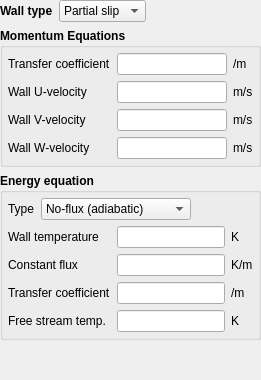
              <widget class="QWidget" name="page_fluid_W">
               <layout class="QVBoxLayout" name="verticalLayout_2">
                <property name="leftMargin">
                 <number>0</number>
                </property>
                <property name="topMargin">
                 <number>0</number>
                </property>
                <property name="rightMargin">
                 <number>0</number>
                </property>
                <property name="bottomMargin">
                 <number>0</number>
                </property>
                <item>
                 <layout class="QHBoxLayout" name="layout_fluid_wall_type">
                  <item>
                   <widget class="QLabel" name="label_fluid_wall_type">
                    <property name="font">
                     <font>
                      <weight>75</weight>
                      <bold>true</bold>
                     </font>
                    </property>
                    <property name="text">
                     <string>Wall type</string>
                    </property>
                   </widget>
                  </item>
                  <item>
                   <widget class="QComboBox" name="combobox_fluid_wall_type">
                    <item>
                     <property name="text">
                      <string>Partial slip</string>
                     </property>
                    </item>
                    <item>
                     <property name="text">
                      <string>No-slip</string>
                     </property>
                    </item>
                    <item>
                     <property name="text">
                      <string>Free-slip</string>
                     </property>
                    </item>
                   </widget>
                  </item>
                  <item>
                   <spacer name="horizontalSpacer_9">
                    <property name="orientation">
                     <enum>Qt::Horizontal</enum>
                    </property>
                    <property name="sizeHint" stdset="0">
                     <size>
                      <width>40</width>
                      <height>20</height>
                     </size>
                    </property>
                   </spacer>
                  </item>
                 </layout>
                </item>
                <item>
                 <widget class="QGroupBox" name="groupbox_fluid_momentum_eq">
                  <property name="font">
                   <font>
                    <weight>75</weight>
                    <bold>true</bold>
                   </font>
                  </property>
                  <property name="title">
                   <string extracomment="Hi Mom">Momentum Equations</string>
                  </property>
                  <property name="flat">
                   <bool>true</bool>
                  </property>
                  <layout class="QGridLayout" name="gridLayout_4">
                   <property name="leftMargin">
                    <number>5</number>
                   </property>
                   <property name="topMargin">
                    <number>5</number>
                   </property>
                   <property name="rightMargin">
                    <number>5</number>
                   </property>
                   <property name="bottomMargin">
                    <number>5</number>
                   </property>
                   <item row="0" column="0">
                    <widget class="QLabel" name="label_bc_hw_g">
                     <property name="font">
                      <font>
                       <weight>50</weight>
                       <bold>false</bold>
                      </font>
                     </property>
                     <property name="text">
                      <string>Transfer coefficient</string>
                     </property>
                    </widget>
                   </item>
                   <item row="0" column="1">
                    <widget class="LineEdit" name="lineedit_keyword_bc_hw_g_args_BC">
                     <property name="font">
                      <font>
                       <weight>50</weight>
                       <bold>false</bold>
                      </font>
                     </property>
                    </widget>
                   </item>
                   <item row="0" column="2">
                    <widget class="QLabel" name="label_bc_hw_g_units">
                     <property name="font">
                      <font>
                       <weight>50</weight>
                       <bold>false</bold>
                      </font>
                     </property>
                     <property name="text">
                      <string>/m</string>
                     </property>
                    </widget>
                   </item>
                   <item row="1" column="0">
                    <widget class="QLabel" name="label_bc_uw_g">
                     <property name="font">
                      <font>
                       <weight>50</weight>
                       <bold>false</bold>
                      </font>
                     </property>
                     <property name="text">
                      <string>Wall U-velocity</string>
                     </property>
                    </widget>
                   </item>
                   <item row="1" column="1">
                    <widget class="LineEdit" name="lineedit_keyword_bc_uw_g_args_BC">
                     <property name="font">
                      <font>
                       <weight>50</weight>
                       <bold>false</bold>
                      </font>
                     </property>
                    </widget>
                   </item>
                   <item row="1" column="2">
                    <widget class="QLabel" name="label_bc_uw_g_units">
                     <property name="font">
                      <font>
                       <weight>50</weight>
                       <bold>false</bold>
                      </font>
                     </property>
                     <property name="text">
                      <string>m/s</string>
                     </property>
                    </widget>
                   </item>
                   <item row="2" column="0">
                    <widget class="QLabel" name="label_bc_vw_g">
                     <property name="font">
                      <font>
                       <weight>50</weight>
                       <bold>false</bold>
                      </font>
                     </property>
                     <property name="text">
                      <string>Wall V-velocity</string>
                     </property>
                    </widget>
                   </item>
                   <item row="2" column="1">
                    <widget class="LineEdit" name="lineedit_keyword_bc_vw_g_args_BC">
                     <property name="font">
                      <font>
                       <weight>50</weight>
                       <bold>false</bold>
                      </font>
                     </property>
                    </widget>
                   </item>
                   <item row="3" column="1">
                    <widget class="LineEdit" name="lineedit_keyword_bc_ww_g_args_BC">
                     <property name="font">
                      <font>
                       <weight>50</weight>
                       <bold>false</bold>
                      </font>
                     </property>
                    </widget>
                   </item>
                   <item row="2" column="2">
                    <widget class="QLabel" name="label_bc_vw_g_units">
                     <property name="font">
                      <font>
                       <weight>50</weight>
                       <bold>false</bold>
                      </font>
                     </property>
                     <property name="text">
                      <string>m/s</string>
                     </property>
                    </widget>
                   </item>
                   <item row="3" column="0">
                    <widget class="QLabel" name="label_bc_ww_g">
                     <property name="font">
                      <font>
                       <weight>50</weight>
                       <bold>false</bold>
                      </font>
                     </property>
                     <property name="text">
                      <string>Wall W-velocity</string>
                     </property>
                    </widget>
                   </item>
                   <item row="3" column="2">
                    <widget class="QLabel" name="label_bc_ww_g_units">
                     <property name="font">
                      <font>
                       <weight>50</weight>
                       <bold>false</bold>
                      </font>
                     </property>
                     <property name="text">
                      <string>m/s</string>
                     </property>
                    </widget>
                   </item>
                  </layout>
                 </widget>
                </item>
                <item>
                 <widget class="QGroupBox" name="groupbox_fluid_energy_eq">
                  <property name="font">
                   <font>
                    <weight>75</weight>
                    <bold>true</bold>
                   </font>
                  </property>
                  <property name="title">
                   <string>Energy equation</string>
                  </property>
                  <property name="flat">
                   <bool>true</bool>
                  </property>
                  <layout class="QGridLayout" name="gridLayout_5">
                   <property name="leftMargin">
                    <number>5</number>
                   </property>
                   <property name="topMargin">
                    <number>5</number>
                   </property>
                   <property name="rightMargin">
                    <number>5</number>
                   </property>
                   <property name="bottomMargin">
                    <number>5</number>
                   </property>
                   <item row="1" column="1">
                    <widget class="LineEdit" name="lineedit_keyword_bc_tw_g_args_BC">
                     <property name="font">
                      <font>
                       <weight>50</weight>
                       <bold>false</bold>
                      </font>
                     </property>
                    </widget>
                   </item>
                   <item row="1" column="0">
                    <widget class="QLabel" name="label_bc_tw_g">
                     <property name="font">
                      <font>
                       <weight>50</weight>
                       <bold>false</bold>
                      </font>
                     </property>
                     <property name="text">
                      <string>Wall temperature</string>
                     </property>
                    </widget>
                   </item>
                   <item row="1" column="2">
                    <widget class="QLabel" name="label_bc_tw_g_units">
                     <property name="font">
                      <font>
                       <weight>50</weight>
                       <bold>false</bold>
                      </font>
                     </property>
                     <property name="text">
                      <string>K</string>
                     </property>
                    </widget>
                   </item>
                   <item row="2" column="0">
                    <widget class="QLabel" name="label_bc_c_t_g">
                     <property name="font">
                      <font>
                       <weight>50</weight>
                       <bold>false</bold>
                      </font>
                     </property>
                     <property name="text">
                      <string>Constant flux</string>
                     </property>
                    </widget>
                   </item>
                   <item row="2" column="1">
                    <widget class="LineEdit" name="lineedit_keyword_bc_c_t_g_args_BC">
                     <property name="font">
                      <font>
                       <weight>50</weight>
                       <bold>false</bold>
                      </font>
                     </property>
                    </widget>
                   </item>
                   <item row="2" column="2">
                    <widget class="QLabel" name="label_bc_c_t_g_units">
                     <property name="font">
                      <font>
                       <weight>50</weight>
                       <bold>false</bold>
                      </font>
                     </property>
                     <property name="text">
                      <string>K/m</string>
                     </property>
                    </widget>
                   </item>
                   <item row="3" column="0">
                    <widget class="QLabel" name="label_bc_hw_t_g">
                     <property name="font">
                      <font>
                       <weight>50</weight>
                       <bold>false</bold>
                      </font>
                     </property>
                     <property name="text">
                      <string>Transfer coefficient</string>
                     </property>
                    </widget>
                   </item>
                   <item row="3" column="1">
                    <widget class="LineEdit" name="lineedit_keyword_bc_hw_t_g_args_BC">
                     <property name="font">
                      <font>
                       <weight>50</weight>
                       <bold>false</bold>
                      </font>
                     </property>
                    </widget>
                   </item>
                   <item row="3" column="2">
                    <widget class="QLabel" name="label_bc_hw_t_g_units">
                     <property name="font">
                      <font>
                       <weight>50</weight>
                       <bold>false</bold>
                      </font>
                     </property>
                     <property name="text">
                      <string>/m</string>
                     </property>
                    </widget>
                   </item>
                   <item row="4" column="0">
                    <widget class="QLabel" name="label_bc_tw_g_2">
                     <property name="font">
                      <font>
                       <weight>50</weight>
                       <bold>false</bold>
                      </font>
                     </property>
                     <property name="toolTip">
                      <string>Free stream temperature</string>
                     </property>
                     <property name="text">
                      <string>Free stream temp.</string>
                     </property>
                    </widget>
                   </item>
                   <item row="4" column="1">
                    <widget class="LineEdit" name="lineedit_keyword_bc_tw_g_2_args_BC">
                     <property name="font">
                      <font>
                       <weight>50</weight>
                       <bold>false</bold>
                      </font>
                     </property>
                    </widget>
                   </item>
                   <item row="4" column="2">
                    <widget class="QLabel" name="label_bc_tw_g_2_units">
                     <property name="font">
                      <font>
                       <weight>50</weight>
                       <bold>false</bold>
                      </font>
                     </property>
                     <property name="text">
                      <string>K</string>
                     </property>
                    </widget>
                   </item>
                   <item row="0" column="0" colspan="3">
                    <layout class="QHBoxLayout" name="horizontalLayout_3">
                     <item>
                      <widget class="QLabel" name="label_fluid_energy_eq_type">
                       <property name="font">
                        <font>
                         <weight>50</weight>
                         <bold>false</bold>
                        </font>
                       </property>
                       <property name="text">
                        <string>Type</string>
                       </property>
                      </widget>
                     </item>
                     <item>
                      <widget class="ComboBox" name="combobox_fluid_energy_eq_type">
                       <property name="font">
                        <font>
                         <weight>50</weight>
                         <bold>false</bold>
                        </font>
                       </property>
                       <property name="frame">
                        <bool>true</bool>
                       </property>
                       <item>
                        <property name="text">
                         <string>No-flux (adiabatic)</string>
                        </property>
                       </item>
                       <item>
                        <property name="text">
                         <string>Specified temperature</string>
                        </property>
                       </item>
                       <item>
                        <property name="text">
                         <string>Specified flux</string>
                        </property>
                       </item>
                       <item>
                        <property name="text">
                         <string>Convective flux</string>
                        </property>
                       </item>
                      </widget>
                     </item>
                     <item>
                      <spacer name="horizontalSpacer_3">
                       <property name="orientation">
                        <enum>Qt::Horizontal</enum>
                       </property>
                       <property name="sizeHint" stdset="0">
                        <size>
                         <width>40</width>
                         <height>20</height>
                        </size>
                       </property>
                      </spacer>
                     </item>
                    </layout>
                   </item>
                  </layout>
                 </widget>
                </item>
                <item>
                 <spacer name="verticalSpacer_1">
                  <property name="orientation">
                   <enum>Qt::Vertical</enum>
                  </property>
                  <property name="sizeHint" stdset="0">
                   <size>
                    <width>20</width>
                    <height>40</height>
                   </size>
                  </property>
                 </spacer>
                </item>
               </layout>
              </widget>
